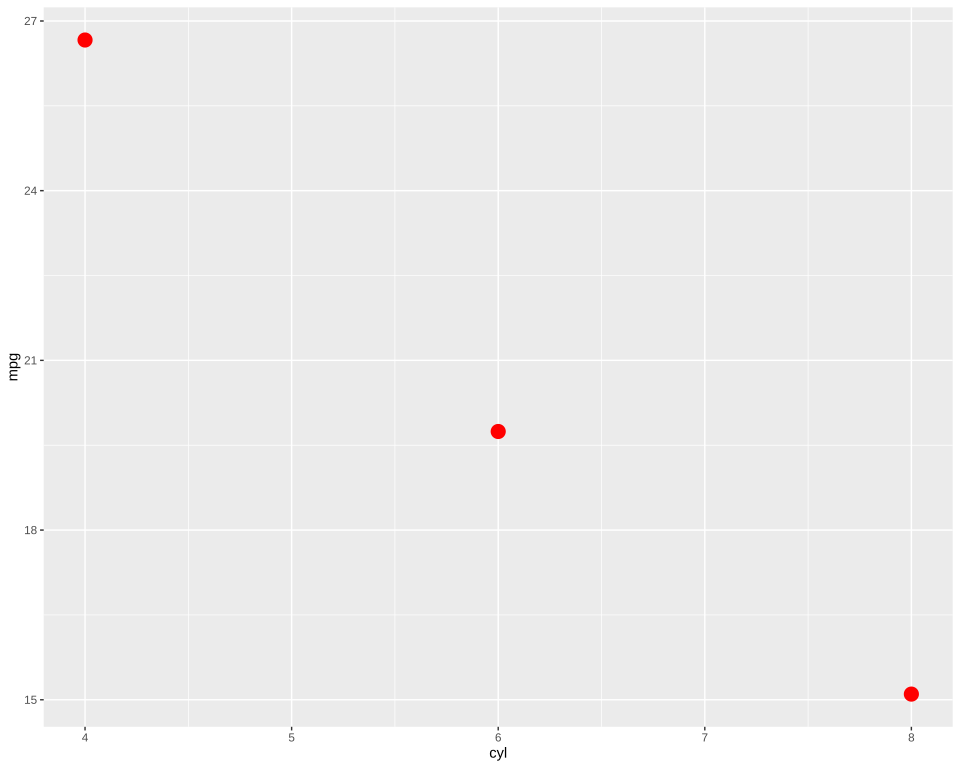

This figure's R source:
# The plot test/golden/summary_fun_only.svg draws, drawn by ggplot2 itself, as ggplot2's own visual tests
# draw their snapshots: the independent check on that golden whenever it changes. The suite never
# runs this; it needs R, ggplot2 and vdiffr, saved as the Docker image giggly-r:ggplot2-4.0.3. From
# the repository's root:
#
#   docker run --rm -v "$PWD/test/golden":/golden:ro giggly-r:ggplot2-4.0.3 \
#     Rscript /golden/summary_fun_only.R > summary_fun_only.ggplot2.svg
#
# and compare the two drawings element by element, as test/golden/point.R does.
#
# A summary given fun alone, so its ranges are missing: point ranges drawn as their points
# alone.
# First checked with ggplot2 4.0.3 and vdiffr 1.0.9: every element and clip path matches, the x
# axis drawn before the y as in test/golden/point.R.

library(ggplot2)

plot <- ggplot(mtcars, aes(cyl, mpg)) +
  stat_summary(fun = mean, colour = "red", size = 1) +
  theme_gray()

file <- tempfile(fileext = ".svg")
vdiffr::write_svg(plot, file)
cat(readLines(file), sep = "\n")
